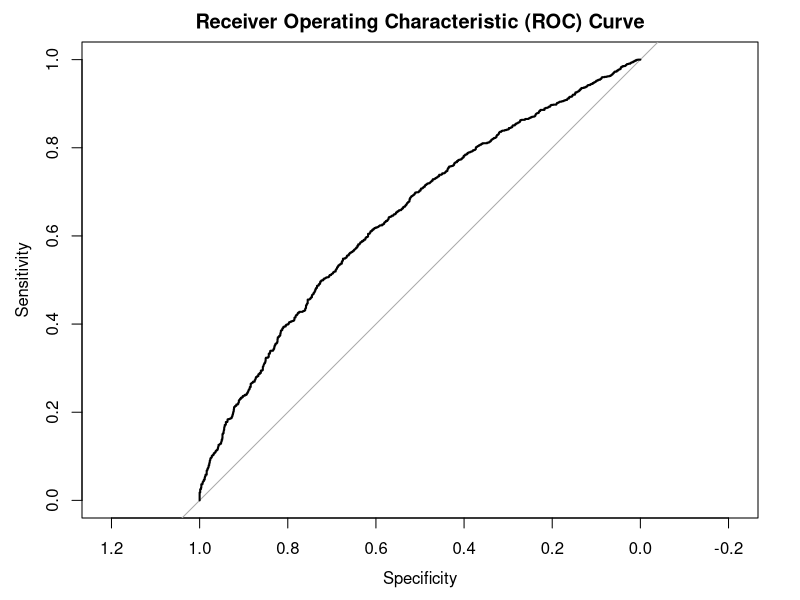
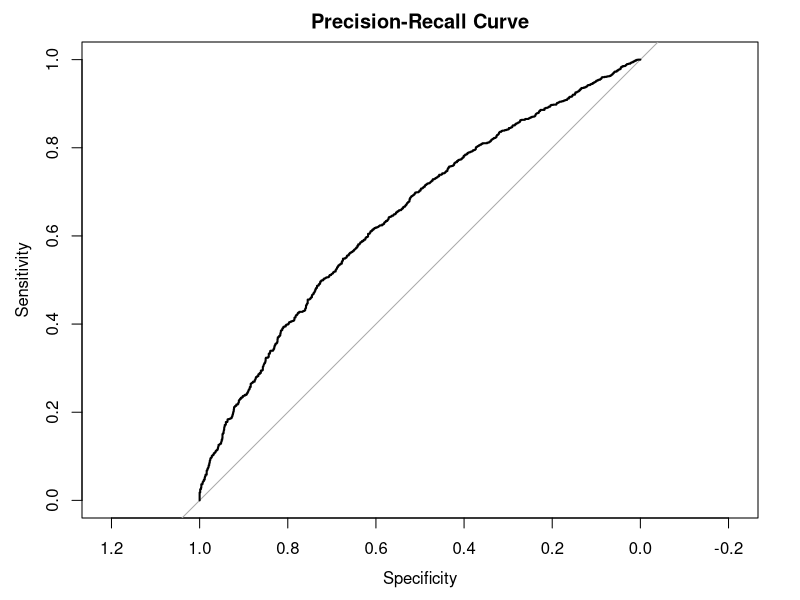

Generate these figures, in order, with R: (Note: this script raises an error after producing the figures.)
# Load required libraries
library(dplyr)
library(tidyr)
library(readr)

# NOTE: Set to your working directory
setwd(dirname(rstudioapi::getSourceEditorContext()$path))
print(paste("Current Working Directory: ",getwd()), sep="\n")

# Load the dataset
df <- read_csv("ground_weather_preprocessed.csv")
# df <- read_csv("atmospheric_weather_preprocessed.csv")

# Split the dataset into predictors (X) and the target variable (y)
target_variable_column <- "image"
X <- select(df, -target_variable_column)
y <- select(df, target_variable_column)
dim(X)[1] == dim(y)[1]
# Perform any additional data preprocessing steps as needed
# For example, scaling/standardizing variables, creating dummy variables, etc.

# Split the dataset into training and testing sets
set.seed(123)  # Set a random seed for reproducibility
train_indices <- sample(nrow(df), nrow(df) * 0.7)  # 70% for training
train_data <- X[train_indices, ]
test_data <- y[-train_indices, ]

#------------------------
model <- glm(image ~ ., data = df, family = "binomial")

# Make predictions on the test data
predictions <- predict(model, newdata = df, type = "response")

# Evaluate the model (example: using accuracy)
predicted_classes <- ifelse(predictions > 0.5, 1, 0)
accuracy <- sum(predicted_classes == df$image) / length(df$image)
cat("Accuracy:", accuracy)
#------------------------
# Create a confusion matrix below
#------------------------
# Install the "caret" package if it's not already installed
# install.packages("caret")

# Load the required libraries
library(caret)

# Make predictions on the test data
predictions <- predict(model, newdata = df, type = "response")

# Convert predicted_classes and df$image to factors with the same levels
predicted_classes <- factor(ifelse(predictions > 0.5, 1, 0))
df$image <- factor(df$image)

# Create the confusion matrix
confusion_matrix <- confusionMatrix(predicted_classes, df$image)

# Print the confusion matrix
confusion_matrix
#-------------------------------------------------------------------------------
# VISUALIZATIONS
#-------------------------------------------------------------------------------
# Default Visual
library(pROC)
roc_obj <- roc(df$image, predictions)
plot(roc_obj, main = "Receiver Operating Characteristic (ROC) Curve")

pr_obj <- roc(df$image, predictions, direction = "<")
plot(pr_obj, main = "Precision-Recall Curve")

# Error: Unable to load package rms on my linux box
install.packages("rms")
library(rms)
calibration_plot <- calibration(predictions, df$image, method = "bins")
plot(calibration_plot, main = "Calibration Plot")
#-------------------------------------------------------------------------------
# ggPlot  Visual
library(pROC)
library(ggplot2)

# ROC Curve
roc_obj <- roc(df$image, predictions)

roc_data <- data.frame(
  "FPR" = roc_obj$specificities,
  "TPR" = roc_obj$sensitivities
)

roc_plot <- ggplot(roc_data, aes(x = FPR, y = TPR)) +
  geom_line() +
  geom_abline(slope = 1, intercept = 0, linetype = "dashed") +
  labs(x = "False Positive Rate", y = "True Positive Rate") +
  ggtitle("Receiver Operating Characteristic (ROC) Curve")

roc_plot

#========================================
# Precision Recall Visualization
# Precision: measures the accuracy of positive predictions made by a model
# Precision = True Positives / (True Positives + False Positives)
# Recall: measures ability of a model to identify positive instances correctly
# Recall = True Positives / (True Positives + False Negatives)
#========================================
pr_obj <- roc(df$image, predictions, direction = "<")

# Calculate Precision
pr_data <- data.frame(
  "Recall" = pr_obj$sensitivities,
  "Specificity" = pr_obj$specificities
)

pr_data$Precision <- with(pr_data, Recall / (Recall + (1 - Specificity)))

# Filter out rows with missing values
pr_data <- pr_data[complete.cases(pr_data), ]

pr_plot <- ggplot(pr_data, aes(x = Recall, y = Precision)) +
  geom_line() +
  labs(x = "Recall", y = "Precision") +
  ggtitle("Precision-Recall Curve")

pr_plot

# Heatmap of Original Dataset w/targeted attributes
library(ggplot2)
# Calculate correlation matrix
numeric_df <- df[, sapply(df, is.numeric)]
cor_matrix <- cor(numeric_df)

# Convert correlation matrix to long format
cor_data <- reshape2::melt(cor_matrix)

# Create correlation heatmap using ggplot2
heatmap_plot <- ggplot(cor_data, aes(Var1, Var2, fill = value)) +
  geom_tile() +
  scale_fill_gradient(low = "white", high = "red") +
  labs(x = "Variable 1", y = "Variable 2", title = "Correlation Heatmap") +
  geom_text(aes(label = round(value, 2)), color = "black", size = 3)

heatmap_plot

#===============================================================================
# Display Outputs
#===============================================================================
heatmap_plot
confusion_matrix
roc_plot
pr_plot

#===============================================================================

# Fit the logistic regression model and get the coefficients
model <- glm(image ~ ., data = df, family = "binomial")
coefficients <- coef(model)
sorted_coefficients <- sort(abs(coefficients), decreasing = TRUE)

# Variables with larger absolute coefficients have a stronger influence
# on the prediction
print(`sorted_coefficients`)

# Remove the intercept coefficient
predictor_coef <- sorted_coefficients[-1]
coef_data <- data.frame(Variable = names(predictor_coef), Coefficient = predictor_coef)


# Sort the coefficients by their absolute values for easier interpretation
coef_data <- coef_data[order(abs(coef_data$Coefficient), decreasing = TRUE), ]

coef_plot <- ggplot(coef_data, aes(x = Variable, y = Coefficient, fill = Coefficient > 0.4999)) +
  geom_bar(stat = "identity", color = "black") +
  labs(x = "Predictor Variable", y = "Coefficient Magnitude", title = "Comparison of Coefficients") +
  theme(axis.text.x = element_text(angle = 45, hjust = 1)) +
  scale_fill_manual(values = c("coral", "forestgreen"), labels = c("Minority", "Majority"), guide = guide_legend(reverse = TRUE)) +
  coord_cartesian(ylim = c(0.0, 1.0))

# Display the bar plot
coef_plot

#-------------------------------------------------------------------------------
install.packages("pROC")
library(pROC)
# model <- glm(image ~ ., data = df, family = "binomial")
predicted_prob <- predict(model, type = "response")
roc_obj <- roc(df$image, predicted_prob)
plot(roc_obj, main = "Groundweather Data ROC Curve", xlab = "False Positive Rate", ylab = "True Positive Rate")
